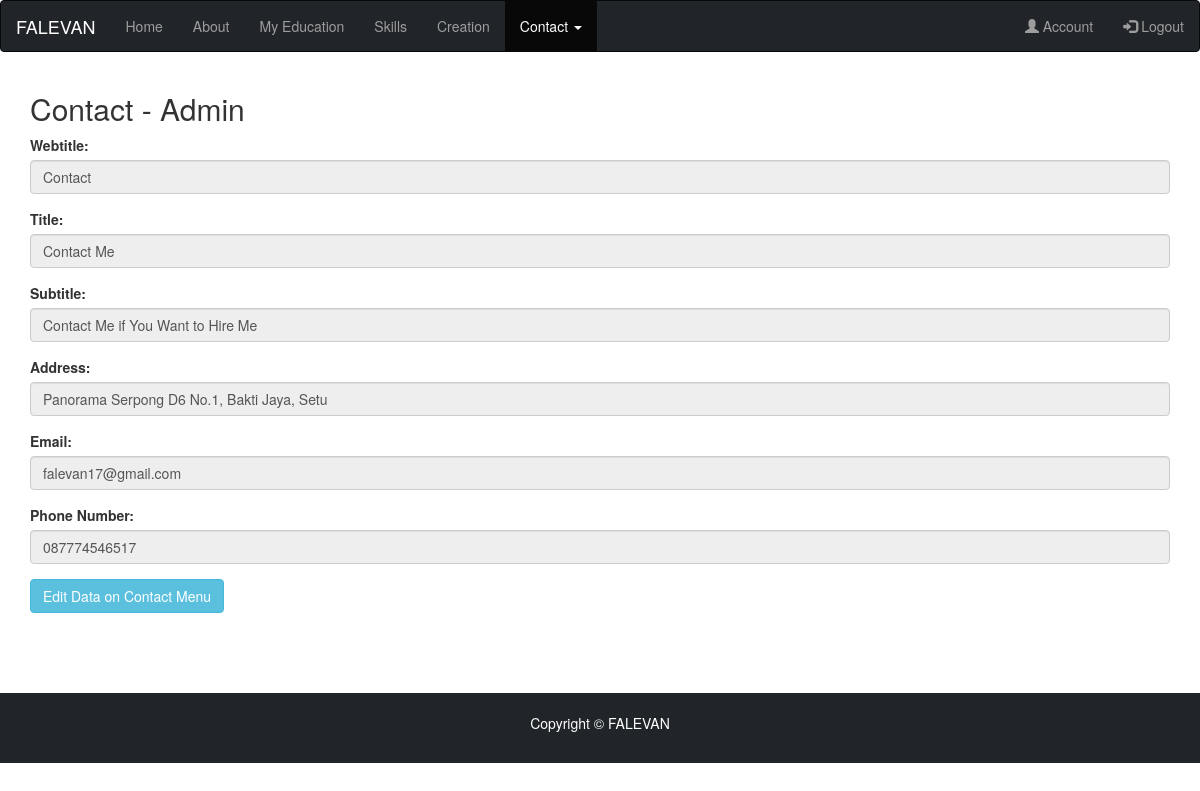
/admin/contact-adm.php, run on the app's committed database.
### tables this page shows
CREATE TABLE `contact` (
  `id` int(10) NOT NULL,
  `webtitle` varchar(50) NOT NULL,
  `title` varchar(50) NOT NULL,
  `subtitle` varchar(50) NOT NULL,
  `address` varchar(100) NOT NULL,
  `email` varchar(50) NOT NULL,
  `phone` varchar(20) NOT NULL
);

### admin/contact-adm.php (the view, shortened to what this page needs)
<!DOCTYPE html>
<html lang="en">
    <head>
        <?php
            include_once "../koneksi.php";
            $strSql = "SELECT * FROM contact";
            $result = mysqli_query($conn, $strSql);
            if (mysqli_num_rows($result) > 0) {
                while($row = mysqli_fetch_assoc($result)) {
        ?>
        <link rel="stylesheet" href="https://maxcdn.bootstrapcdn.com/bootstrap/3.4.1/css/bootstrap.min.css">
    </head>
    <body>
        <nav class="navbar navbar-inverse" style="background-color: #212529;">
            <div class="container-fluid">
                <div class="navbar-header">
                    <a class="navbar-brand" style="color:white;" href="admin.php">FALEVAN</a>
                </div>
                <ul class="nav navbar-nav">
                    <li><a href="admin.php">Home</a></li>
                    <li><a href="about-adm.php">About</a></li>
                    <li><a href="myeducation-adm.php">My Education</a></li>
                    <li><a href="skills-adm.php">Skills</a></li>
                    <li><a href="creation-adm.php">Creation</a></li>
                    <li class="dropdown active"><a class="dropdown-toggle" data-toggle="dropdown" href="#">Contact <span class="caret"></span></a>
                    </li>
                </ul>
                <ul class="nav navbar-nav navbar-right">
                    <li><a href="account-adm.php"><span class="glyphicon glyphicon-user"></span> Account</a></li>
                    <li><a href="logout-adm.php"><span class="glyphicon glyphicon-log-in"></span> Logout</a></li>
                </ul>
            </div>
        </nav>
        <div class="container">
            <div class="row">
                <div class="col-md-12">
                    <h2>Contact - Admin</h2>
                    <form id="myform" method="post" action="contact-adm-edit.php">
                    <div class="form-group">
                            <label>Webtitle:</label>
                            <input type="text" class="form-control" placeholder="-" name="webtitle"
                            value="<?php echo $row["webtitle"] ?>" readonly>
                        </div>
                        <div class="form-group">
                            <label>Title:</label>
                            <input type="text" class="form-control" placeholder="-" name="title"
                            value="<?php echo $row["title"] ?>" readonly>
                        </div>
                        <div class="form-group">
                            <label>Subtitle:</label>
                            <input type="text" class="form-control" placeholder="-" name="subtitle"
                            value="<?php echo $row["subtitle"] ?>" readonly>
                        </div>
                        <div class="form-group">
                            <label>Address:</label>
                            <input type="text" class="form-control" placeholder="-" name="address"
                            value="<?php echo $row["address"] ?>" readonly>
                        </div>
                        <div class="form-group">
                            <label>Email:</label>
                            <input type="text" class="form-control" placeholder="-" name="email"
                            value="<?php echo $row["email"] ?>" readonly>
                        </div>
                        <div class="form-group">
                            <label>Phone Number:</label>
                            <input type="text" class="form-control" placeholder="-" name="phone"
                            value="<?php echo $row["phone"] ?>" readonly>
                        </div>
                        <a href="contact-adm-edit.php?id=<?php echo $row["id"] ?>" class="btn btn-info">Edit Data on Contact Menu</a>
                    </form><br><br><br><br>
                </div>
            </div>
        </div>
        <?php
                }
            } else {
              echo "Bad results";
            }include "footer-adm.php";
        ?>
    </body>
</html>

### data on the page
contact: webtitle "Contact", title "Contact Me", subtitle "Contact Me if You Want to Hire Me", address "Panorama Serpong D6 No.1, Bakti Jaya, Setu", email "falevan17@gmail.com", phone "087774546517"
